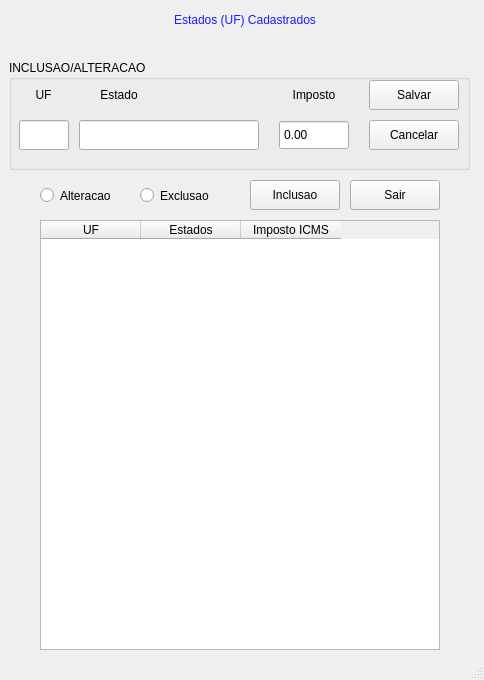
<?xml version="1.0" encoding="UTF-8"?>
<ui version="4.0">
 <class>MainWindow</class>
 <widget class="QMainWindow" name="MainWindow">
  <property name="geometry">
   <rect>
    <x>0</x>
    <y>0</y>
    <width>484</width>
    <height>680</height>
   </rect>
  </property>
  <property name="windowTitle">
   <string>MainWindow</string>
  </property>
  <property name="styleSheet">
   <string notr="true"/>
  </property>
  <widget class="QWidget" name="centralwidget">
   <widget class="QTableWidget" name="tableWidget">
    <property name="geometry">
     <rect>
      <x>40</x>
      <y>220</y>
      <width>400</width>
      <height>430</height>
     </rect>
    </property>
    <property name="styleSheet">
     <string notr="true"/>
    </property>
    <attribute name="horizontalHeaderVisible">
     <bool>true</bool>
    </attribute>
    <attribute name="horizontalHeaderCascadingSectionResizes">
     <bool>false</bool>
    </attribute>
    <attribute name="verticalHeaderCascadingSectionResizes">
     <bool>true</bool>
    </attribute>
    <column>
     <property name="text">
      <string notr="true">UF</string>
     </property>
    </column>
    <column>
     <property name="text">
      <string>Estados</string>
     </property>
    </column>
    <column>
     <property name="text">
      <string>Imposto ICMS</string>
     </property>
    </column>
   </widget>
   <widget class="QLabel" name="label">
    <property name="geometry">
     <rect>
      <x>70</x>
      <y>0</y>
      <width>350</width>
      <height>40</height>
     </rect>
    </property>
    <property name="styleSheet">
     <string notr="true">border-color: rgb(132, 168, 163);
color: rgb(33, 25, 255);
font: 87 16pt &quot;Arial Black&quot;;</string>
    </property>
    <property name="text">
     <string>Estados (UF) Cadastrados</string>
    </property>
    <property name="alignment">
     <set>Qt::AlignCenter</set>
    </property>
   </widget>
   <widget class="QPushButton" name="bt_inclusao">
    <property name="geometry">
     <rect>
      <x>250</x>
      <y>180</y>
      <width>90</width>
      <height>30</height>
     </rect>
    </property>
    <property name="styleSheet">
     <string notr="true"/>
    </property>
    <property name="text">
     <string>Inclusao</string>
    </property>
   </widget>
   <widget class="QRadioButton" name="rb_alteracao">
    <property name="geometry">
     <rect>
      <x>40</x>
      <y>180</y>
      <width>90</width>
      <height>31</height>
     </rect>
    </property>
    <property name="styleSheet">
     <string notr="true"/>
    </property>
    <property name="text">
     <string>Alteracao</string>
    </property>
   </widget>
   <widget class="QPushButton" name="bt_sair">
    <property name="geometry">
     <rect>
      <x>350</x>
      <y>180</y>
      <width>90</width>
      <height>30</height>
     </rect>
    </property>
    <property name="styleSheet">
     <string notr="true"/>
    </property>
    <property name="text">
     <string>Sair</string>
    </property>
   </widget>
   <widget class="QRadioButton" name="rb_exclusao">
    <property name="geometry">
     <rect>
      <x>140</x>
      <y>180</y>
      <width>90</width>
      <height>31</height>
     </rect>
    </property>
    <property name="styleSheet">
     <string notr="true"/>
    </property>
    <property name="text">
     <string>Exclusao</string>
    </property>
   </widget>
   <widget class="QGroupBox" name="groupBox">
    <property name="geometry">
     <rect>
      <x>9</x>
      <y>60</y>
      <width>461</width>
      <height>110</height>
     </rect>
    </property>
    <property name="title">
     <string>INCLUSAO/ALTERACAO</string>
    </property>
    <widget class="QDoubleSpinBox" name="doubleSpinBox">
     <property name="geometry">
      <rect>
       <x>270</x>
       <y>60</y>
       <width>70</width>
       <height>30</height>
      </rect>
     </property>
     <property name="styleSheet">
      <string notr="true"/>
     </property>
     <property name="buttonSymbols">
      <enum>QAbstractSpinBox::NoButtons</enum>
     </property>
    </widget>
    <widget class="QPushButton" name="bt_cancelar">
     <property name="geometry">
      <rect>
       <x>360</x>
       <y>60</y>
       <width>90</width>
       <height>30</height>
      </rect>
     </property>
     <property name="styleSheet">
      <string notr="true"/>
     </property>
     <property name="text">
      <string>Cancelar</string>
     </property>
    </widget>
    <widget class="QLineEdit" name="mestado">
     <property name="geometry">
      <rect>
       <x>70</x>
       <y>60</y>
       <width>180</width>
       <height>30</height>
      </rect>
     </property>
     <property name="styleSheet">
      <string notr="true"/>
     </property>
     <property name="maxLength">
      <number>20</number>
     </property>
    </widget>
    <widget class="QLineEdit" name="muf">
     <property name="geometry">
      <rect>
       <x>10</x>
       <y>60</y>
       <width>50</width>
       <height>30</height>
      </rect>
     </property>
     <property name="styleSheet">
      <string notr="true"/>
     </property>
     <property name="maxLength">
      <number>2</number>
     </property>
    </widget>
    <widget class="QLabel" name="label_4">
     <property name="geometry">
      <rect>
       <x>270</x>
       <y>20</y>
       <width>70</width>
       <height>30</height>
      </rect>
     </property>
     <property name="styleSheet">
      <string notr="true"/>
     </property>
     <property name="text">
      <string>Imposto</string>
     </property>
     <property name="alignment">
      <set>Qt::AlignCenter</set>
     </property>
    </widget>
    <widget class="QPushButton" name="bt_salvar">
     <property name="geometry">
      <rect>
       <x>360</x>
       <y>20</y>
       <width>90</width>
       <height>30</height>
      </rect>
     </property>
     <property name="styleSheet">
      <string notr="true"/>
     </property>
     <property name="text">
      <string>Salvar</string>
     </property>
    </widget>
    <widget class="QLabel" name="label_2">
     <property name="geometry">
      <rect>
       <x>10</x>
       <y>20</y>
       <width>49</width>
       <height>30</height>
      </rect>
     </property>
     <property name="styleSheet">
      <string notr="true"/>
     </property>
     <property name="text">
      <string>UF</string>
     </property>
     <property name="alignment">
      <set>Qt::AlignCenter</set>
     </property>
    </widget>
    <widget class="QLabel" name="label_3">
     <property name="geometry">
      <rect>
       <x>70</x>
       <y>20</y>
       <width>80</width>
       <height>30</height>
      </rect>
     </property>
     <property name="styleSheet">
      <string notr="true"/>
     </property>
     <property name="text">
      <string>Estado</string>
     </property>
     <property name="alignment">
      <set>Qt::AlignCenter</set>
     </property>
    </widget>
   </widget>
  </widget>
  <widget class="QStatusBar" name="statusBar"/>
 </widget>
 <resources/>
 <connections/>
</ui>
